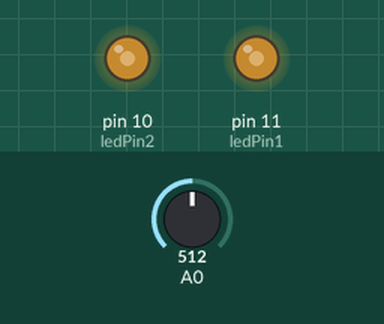
Simulated run of this sketch. Board: Arduino Uno, built with avr-gcc and run on an emulated ATmega328P. On the bench: output pins drawn as LEDs (lit = HIGH). The test bench sets the inputs (shaded band); at power-on: A0 = 512.

Above: at 1.2 s.
1.3 s: A0 set to 716
At 2.3 s:
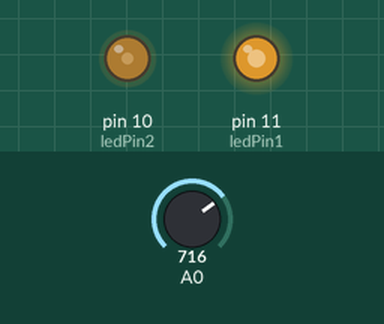
2.8 s: A0 set to 900
At 3.5 s:
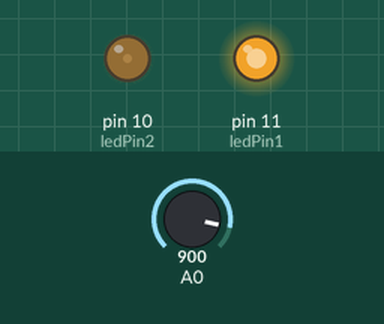
4.3 s: A0 set to 1023
At 4.6 s:
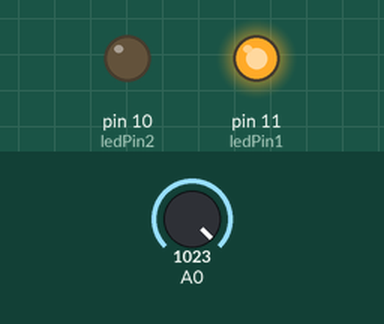
5.8 s: A0 set to 306
At 6.9 s:
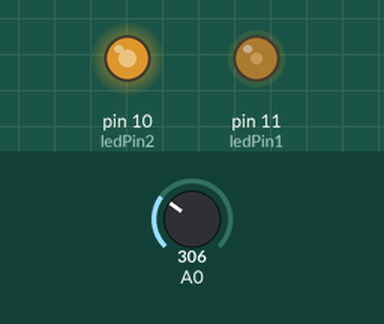
7.3 s: A0 set to 122
At 8.1 s:
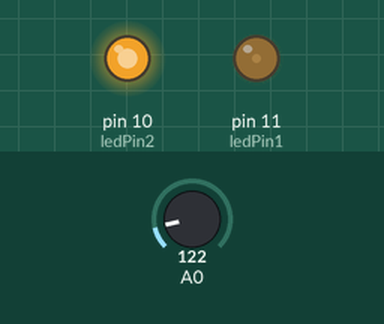
8.8 s: A0 set to 511
At 9.2 s:
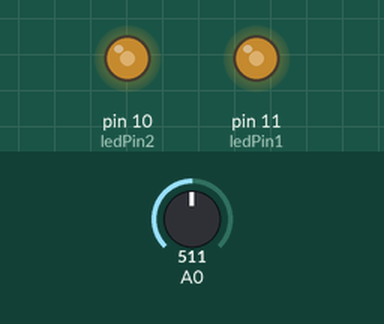
Timing chart, 0 to 11.3 s (numbered marks = the images above; inputs shaded):
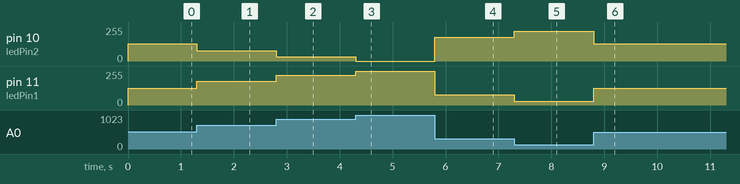

Measured:
- after the input at 1.3 s, pin 10 (ledPin2): 128/255 → 77/255 at once; pin 11 (ledPin1): 127/255 → 178/255 at once
- after the input at 2.8 s, pin 10 (ledPin2): 77/255 → 31/255 at once; pin 11 (ledPin1): 178/255 → 224/255 at once
- after the input at 4.3 s, pin 10 (ledPin2): 31/255 → 0/255 at once; pin 11 (ledPin1): 224/255 → 255/255 at once
- after the input at 5.8 s, pin 10 (ledPin2): 0/255 → 179/255 at once; pin 11 (ledPin1): 255/255 → 76/255 at once
- after the input at 7.3 s, pin 10 (ledPin2): 179/255 → 225/255 at once; pin 11 (ledPin1): 76/255 → 30/255 at once
- after the input at 8.8 s, pin 10 (ledPin2): 225/255 → 128/255 at once; pin 11 (ledPin1): 30/255 → 127/255 at once

The sketch:

adc-pwm__.ino
```cpp
const byte ledPin1 = 11;
const byte ledPin2 = 10;


void setup() {
  // put your setup code here, to run once:

}

void loop() {
  int adc = analogRead(A0); // digitalRead
  int Pwm = map(adc, 0, 1023, 0, 255); //
  analogWrite(ledPin1, Pwm);
  analogWrite(ledPin2, 255 - Pwm);

  // put your main code here, to run repeatedly:

}
```
